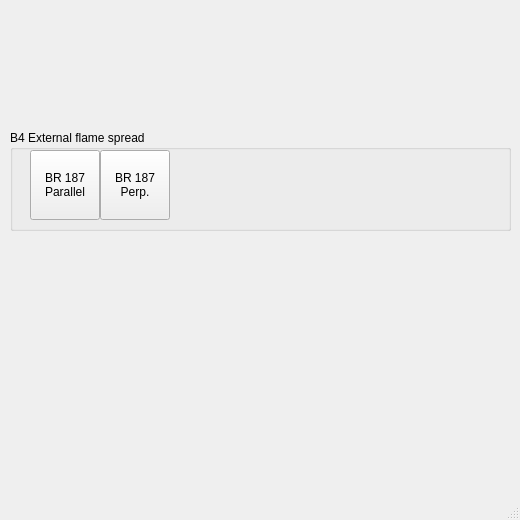
<?xml version="1.0" encoding="UTF-8"?>
<ui version="4.0">
 <class>MainWindow</class>
 <widget class="QMainWindow" name="MainWindow">
  <property name="geometry">
   <rect>
    <x>0</x>
    <y>0</y>
    <width>520</width>
    <height>520</height>
   </rect>
  </property>
  <property name="windowTitle">
   <string>MainWindow</string>
  </property>
  <widget class="QWidget" name="centralwidget">
   <widget class="QGroupBox" name="groupBox">
    <property name="geometry">
     <rect>
      <x>10</x>
      <y>130</y>
      <width>501</width>
      <height>101</height>
     </rect>
    </property>
    <property name="title">
     <string>B4 External flame spread</string>
    </property>
    <widget class="QPushButton" name="b4_01_br187_parallel">
     <property name="geometry">
      <rect>
       <x>20</x>
       <y>20</y>
       <width>70</width>
       <height>70</height>
      </rect>
     </property>
     <property name="text">
      <string>BR 187
Parallel</string>
     </property>
    </widget>
    <widget class="QPushButton" name="b4_02_perpendicular">
     <property name="geometry">
      <rect>
       <x>90</x>
       <y>20</y>
       <width>70</width>
       <height>70</height>
      </rect>
     </property>
     <property name="text">
      <string>BR 187
Perp.</string>
     </property>
    </widget>
   </widget>
   <widget class="QLabel" name="label_logo">
    <property name="geometry">
     <rect>
      <x>310</x>
      <y>30</y>
      <width>194</width>
      <height>80</height>
     </rect>
    </property>
    <property name="text">
     <string/>
    </property>
    <property name="pixmap">
     <pixmap>ofr-colour-194_80.png</pixmap>
    </property>
   </widget>
  </widget>
  <widget class="QStatusBar" name="statusbar"/>
  <action name="actionhello_1">
   <property name="text">
    <string>hello 1</string>
   </property>
  </action>
  <action name="actionhello_2">
   <property name="text">
    <string>hello 2</string>
   </property>
  </action>
  <action name="actionhello_3">
   <property name="text">
    <string>hello 3</string>
   </property>
  </action>
  <action name="actionhello">
   <property name="text">
    <string>hello</string>
   </property>
  </action>
 </widget>
 <resources/>
 <connections/>
</ui>
